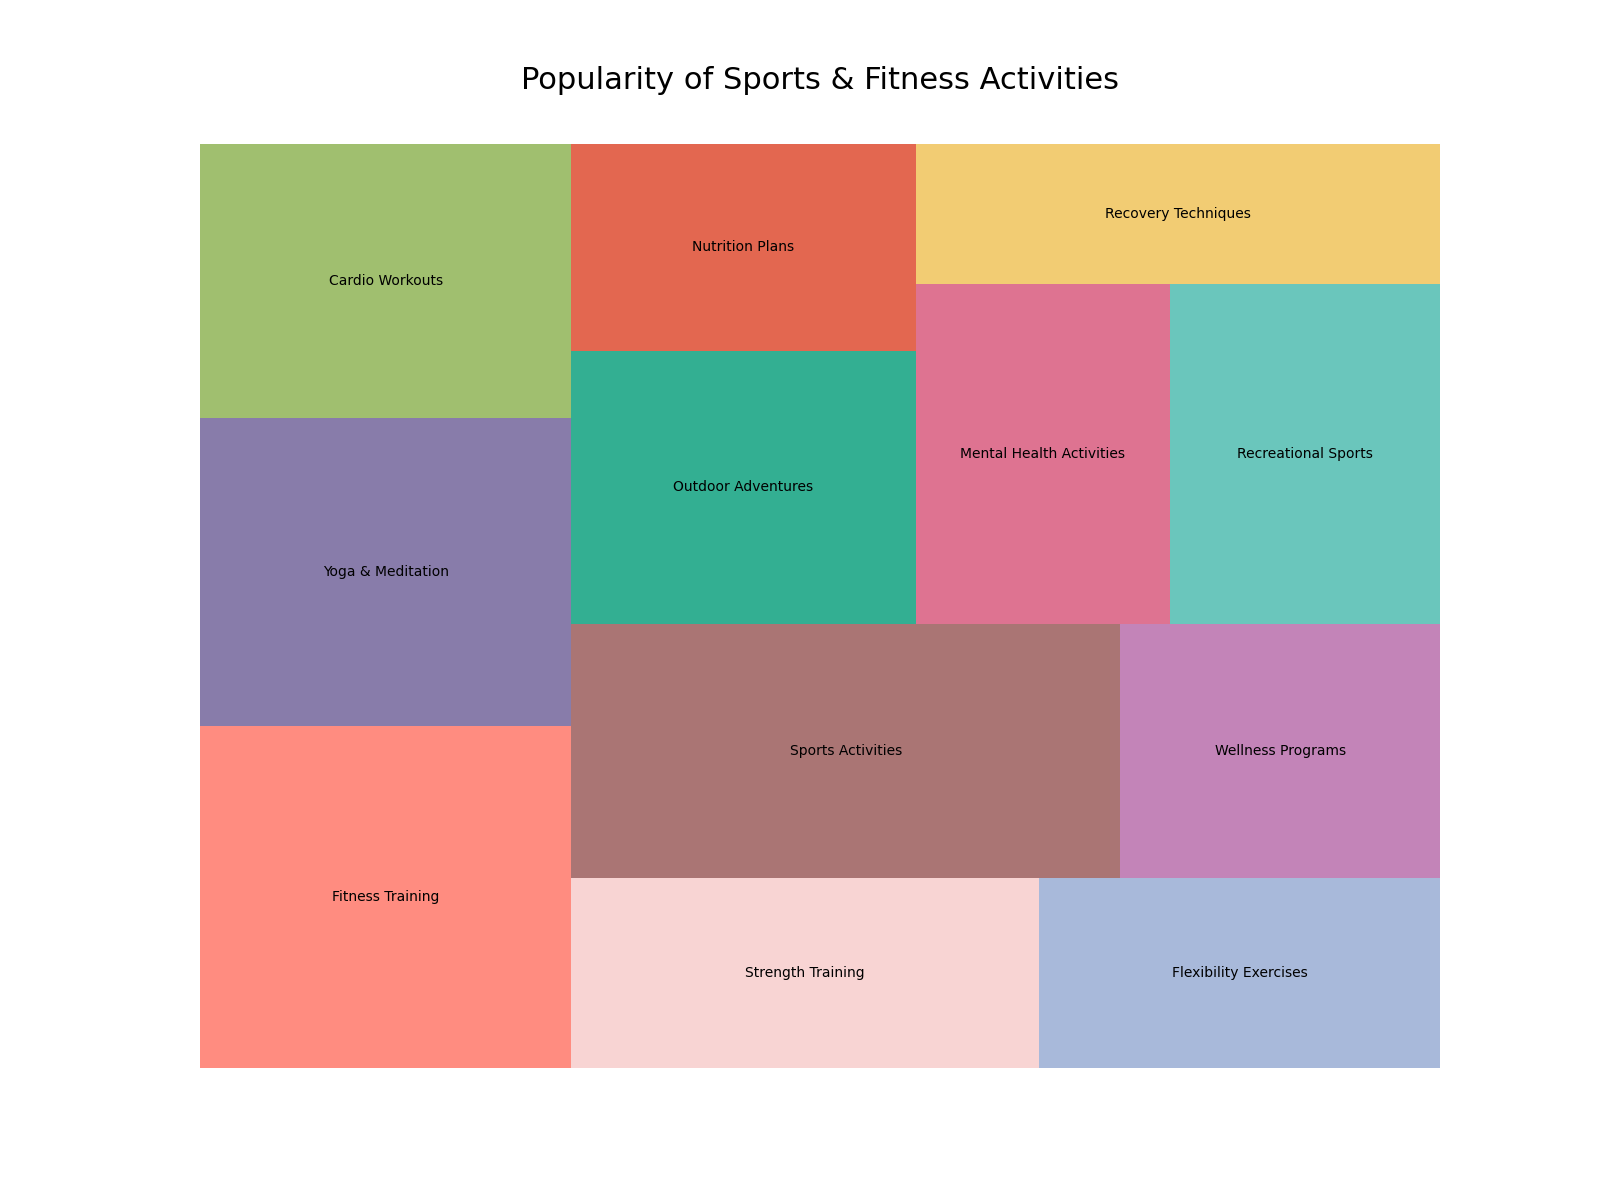

Write Python code to recreate this figure.

import seaborn as sns
import pandas as pd
import matplotlib.pyplot as plt
import squarify

# Data for treemap
data = {
    'Category': [
        'Fitness Training', 'Yoga & Meditation', 'Cardio Workouts', 'Strength Training', 'Flexibility Exercises',
        'Sports Activities', 'Wellness Programs', 'Outdoor Adventures', 'Nutrition Plans', 'Mental Health Activities',
        'Recreational Sports', 'Recovery Techniques'
    ],
    'Value': [
        500, 450, 400, 350, 300,
        550, 320, 370, 280, 340,
        360, 290
    ]
}

# Convert the data into DataFrame
df = pd.DataFrame(data)

# Define color palette
colors = [
    '#FF6F61', '#6B5B95', '#88B04B', '#F7CAC9', '#92A8D1',
    '#955251', '#B565A7', '#009B77', '#DD4124', '#D65076',
    '#45B8AC', '#EFC050'
]

# Create figure and axes for Matplotlib
fig, ax = plt.subplots(1, figsize=(16, 12))

# Create a treemap
squarify.plot(sizes=df['Value'], label=df['Category'], alpha=0.8, color=colors)

# Remove the axes
plt.axis('off')

# Add a title
plt.title('Popularity of Sports & Fitness Activities', fontsize=22, y=1.05)

# Show the plot
plt.show()
